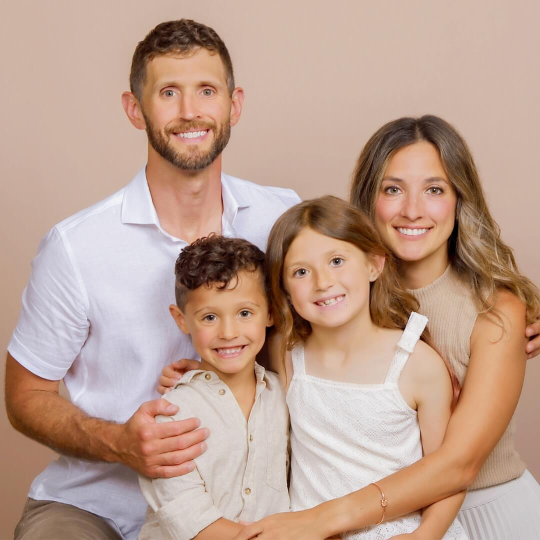
#> input picture Face_recognition_app/imagens/family_picture.jpg, 1080 x 1080 px, found by its file name (shown at 1/2 size)
$ jupyter execute --allow-errors Face_recognition_app.ipynb   (text cells are left out)
#> lines starting #> are read from the running program, lines starting #| are printed output that depends on the picture
[cell 1]
import cv2 as cv
import matplotlib.pyplot as plt
import os
import numpy as np
import mediapipe as mp

[cell 2]
# Parametros de mediapipe
BaseOptions = mp.tasks.BaseOptions
VisionRunningMode = mp.tasks.vision.RunningMode
FaceLandmarker = mp.tasks.vision.FaceLandmarker
FaceLandmarkerOptions = mp.tasks.vision.FaceLandmarkerOptions

#> (the rest of this cell did not finish here and is left out)

[cell 3]
def get_faces_landmarks_video(frame, timestamp_ms):
    rgb = cv.cvtColor(frame, cv.COLOR_BGR2RGB)
    mp_image = mp.Image(image_format=mp.ImageFormat.SRGB, data=rgb)
    faces_landmarks = landmarker_video.detect_for_video(mp_image, timestamp_ms).face_landmarks
    return faces_landmarks

def get_faces_landmarks_image(image):
    rgb = cv.cvtColor(image, cv.COLOR_BGR2RGB)
    mp_image = mp.Image(image_format=mp.ImageFormat.SRGB, data=rgb)
    faces_landmarks = landmarker_image.detect(mp_image).face_landmarks
    return faces_landmarks

[cell 4]
# [74 lines left out: functions get_face_position, draw_face_rect, write_text, not called in this run]

[cell 5]
# [51 lines left out: function normalize_face, not called in this run]

[cell 6]
img=cv.imread('imagens\\family_picture.jpg')
#> img is the input picture: shape (1080, 1080, 3); mean B, G, R 144.1, 159.6, 189.8

#> (the rest of this cell did not finish here and is left out)

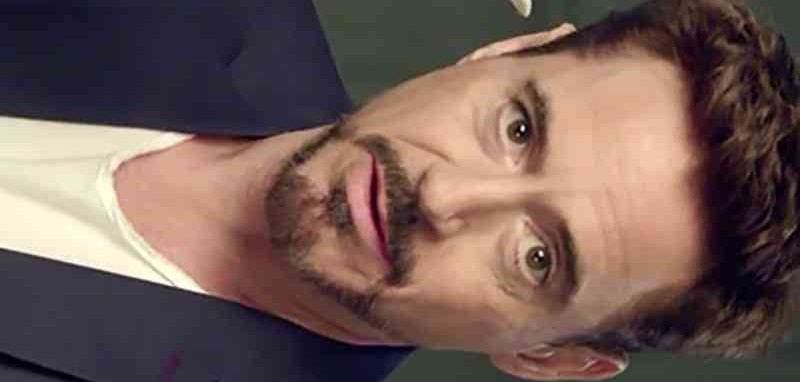
#> input picture Face_recognition_app/imagens/robert_downey_sideways.jpg, 800 x 382 px, given in place of the camera
#> further down, frame is the input picture: shape (382, 800, 3); mean B, G, R 85.1, 90.1, 113.1

for face_landmarks in faces_landmarks:
    face_position = get_face_position(img, face_landmarks)
    img = draw_face_rect(img, face_position)

img = cv.cvtColor(img, cv.COLOR_BGR2RGB)
plt.axis(False)
plt.imshow(img)

[cell 7]
cap =  cv.VideoCapture(0)
#> (the rest of this cell did not finish here and is left out)


    for face_landmarks in faces_landmarks:
        face_position = get_face_position(frame, face_landmarks)
        frame = draw_face_rect(frame, face_position)

    cv.imshow('Face Detection', frame)

    if cv.waitKey(1) & 0xFF == ord('q'):
        break

cap.release()
cv.destroyAllWindows()

[cell 8]
img = cv.imread('imagens\\family_picture.jpg')

#> (the rest of this cell did not finish here and is left out)

[cell 9]
dataset_treino_dir = "dataset\\treino"
print("Carregando dataset:", dataset_treino_dir)
#> (the rest of this cell did not finish here and is left out)

[cell 10]
img = cv.imread('dataset\\teste\\robert_downey\\robert_downey10.jpg')
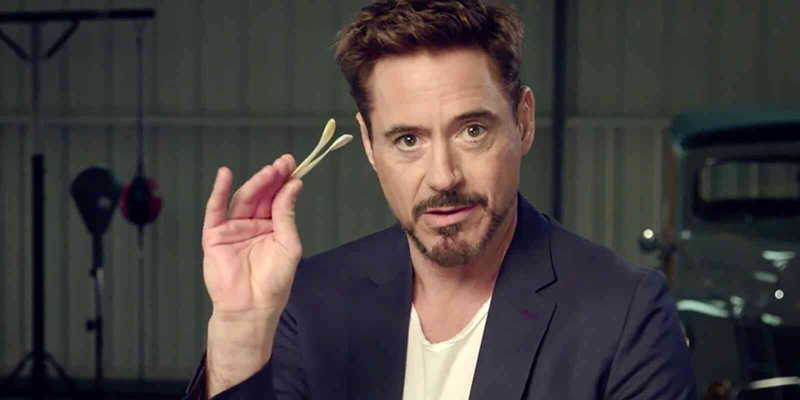
#> input picture Face_recognition_app/dataset/teste/robert_downey/robert_downey10.jpg, 1600 x 800 px, found by its file name (shown at 1/2 size)
#> img is the input picture: shape (800, 1600, 3); mean B, G, R 63.3, 64.3, 69.6

#> (the rest of this cell did not finish here and is left out)

plt.figure(figsize=(7, 7))
for face_landmarks in faces_landmarks:
    face_position = get_face_position(img, face_landmarks)
    face_norm = normalize_face(img, face_position, face_landmarks)
    label, confidence = recognizer.predict(face_norm)
    x,y,w,h = face_position
    name = label_map[label]
    print(f"Nome: {name}, confianca: {confidence}")
    img=draw_face_rect(img, face_position)
    text = f"{name}, ({confidence:.2f})"
    img=write_text(img, text, (x-20, y),2,(0,0,255),2)

img = cv.cvtColor(img, cv.COLOR_BGR2RGB)
plt.axis(False)
plt.imshow(img)

[cell 11]
limite=95
cap =  cv.VideoCapture(0)
#> (the rest of this cell did not finish here and is left out)


    if not faces_landmarks:
        continue

    for face_landmarks in faces_landmarks:
        face_position = get_face_position(frame, face_landmarks)
        face_norm = normalize_face(frame, face_position, face_landmarks)
        label, confidence = recognizer.predict(face_norm)
        x,y,w,h = face_position
        name = label_map[label]
        if confidence > limite:
            name = "Unknown"
        frame=draw_face_rect(frame, face_position)
        text = f"{name} ({confidence:.2f})"
        frame=write_text(frame, text, (x, y),0.7,(255,0,0))

    cv.imshow('Face Recognition', frame)
    if cv.waitKey(1) & 0xFF == ord('q'):
        break

cap.release()
cv.destroyAllWindows()

[cell 12]
# [21 lines left out: functions get_eyes_AngleAndCenter, get_hat_pos, not called in this run]
def get_mustache_pos(img, face_landmarks):
    position=(int(face_landmarks[2].x*img.shape[1]),int(face_landmarks[2].y*img.shape[0]))
    return position


# [57 lines left out: functions rotate_object, resize_object, add_object, not called in this run]

[cell 13]
img = cv.imread('dataset\\teste\\robert_downey\\robert_downey10.jpg')
object=cv.imread("imagens\\mustache.png", cv.IMREAD_UNCHANGED)
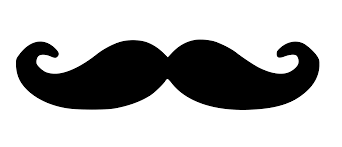
#> input picture Face_recognition_app/imagens/mustache.png, 342 x 147 px, found by its file name
#> object is the input picture: shape (147, 342, 4); mean B, G, R, A 180.4, 180.4, 180.4, 74.8
#> (the rest of this cell did not finish here and is left out)

[cell 14]
hat = cv.imread("imagens\\hat.png", cv.IMREAD_UNCHANGED)
sunglasses = cv.imread("imagens\\sunglasses.png", cv.IMREAD_UNCHANGED)
mustache = cv.imread("imagens\\mustache.png", cv.IMREAD_UNCHANGED)

limite = 155
cap = cv.VideoCapture(0)
#> (the rest of this cell did not finish here and is left out)
